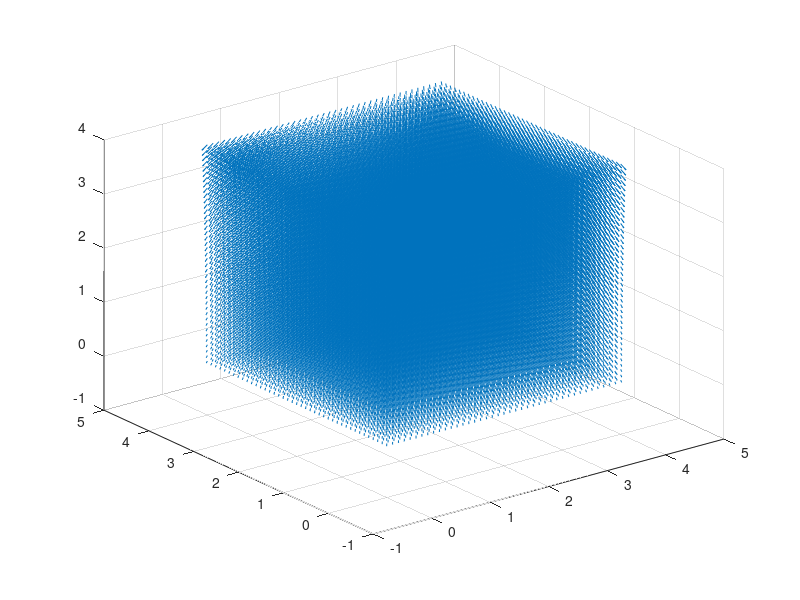

Write MATLAB code to recreate this figure. (Note: this script raises an error after producing the figure.)
clc %clear command
clear %clear variables

Q = 5e-9; %magnitude of point charge at (2, 2, 8)

%range
x = 0:0.1:4;
y = 0:0.1:4;
z = 0:0.1:4;
eps = 8.854e-12;


[X,Y,Z] = meshgrid(x, y, z);

R = ((X-2).^2 + (Y-2).^2 + (Z-8).^2).^0.5;

Ex = Q./(4*pi*eps*R.^3).*(X-2);
Ey = Q./(4*pi*eps*R.^3).*(Y-2);
Ez = Q./(4*pi*eps*R.^3).*(Z-8);
U = Ex;
V = Ey;
W = Ez;

q = quiver3(X,Y,Z,U,V,W,2);

%// Compute the magnitude of the vectors
mags = sqrt(q.UData(:).^2 + q.VData(:).^2 + q.WData(:).^2);
%mags = sqrt(sum(cat(2, q.UData(:), q.VData(:), ...
            %reshape(q.WData, numel(q.UData), [])).^2, 2));

%// Get the current colormap
currentColormap = colormap(gca);

%// Now determine the color to make each arrow using a colormap
[~, ~, ind] = histcounts(mags, size(currentColormap, 1));

%// Now map this to a colormap to get RGB
cmap = uint8(ind2rgb(ind(:), currentColormap) * 255);
cmap(:,:,4) = 255;
cmap = permute(repmat(cmap, [1 3 1]), [2 1 3]);

%// We repeat each color 3 times (using 1:3 below) because each arrow has 3 vertices
set(q.Head, ...
    'ColorBinding', 'interpolated', ...
    'ColorData', reshape(cmap(1:3,:,:), [], 4).');   %'

%// We repeat each color 2 times (using 1:2 below) because each tail has 2 vertices
set(q.Tail, ...
    'ColorBinding', 'interpolated', ...
    'ColorData', reshape(cmap(1:2,:,:), [], 4).');

xlabel ('X')
ylabel ('Y')
zlabel ('Z')
